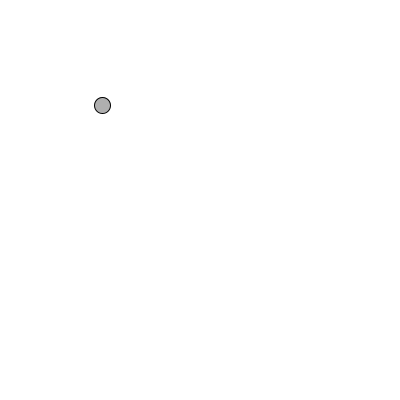
Frame 1 (no input)
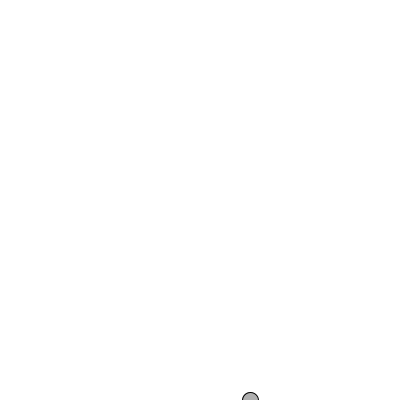
Frame 60 (the mouse pressed at the canvas centre just before this capture)
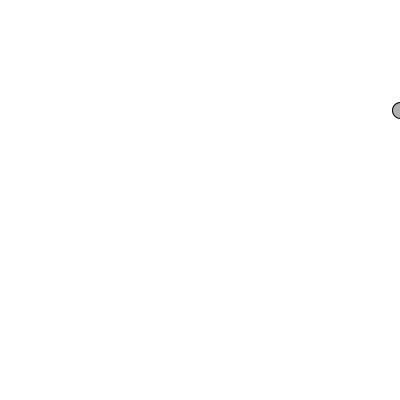
Frame 120 (the mouse held since frame 60 and released just before this capture)

The Processing sketch that drew these frames (run headless with seeded random() and noise(); from frame 60 on, the mouse is pressed at the canvas centre):

// Processing sketch: noc01_01_pvector_bouncingBall
// ── noc01_01_pvector_bouncingBall.pde
PVector location;
PVector velocity;

void setup() {
  size(400,400);
  smooth();
  location = new PVector(100,100);
  velocity = new PVector(2.5,5);
}

void draw() {
  background(255);
  
  location.add(velocity);
  
  if ((location.x > width) || (location.x <0)) { 
    velocity.x = velocity.x * (-1);
  }
  if ((location.y > height) || (location.y <0)) {
    velocity.y = velocity.y * (-1);
  }
  
  stroke(0);
  fill(175);
  ellipse(location.x, location.y, 16,16);
}
